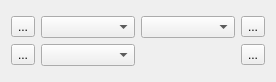
<?xml version="1.0" encoding="UTF-8"?>
<ui version="4.0">
 <class>SendBox5</class>
 <widget class="QFrame" name="SendBox5">
  <property name="geometry">
   <rect>
    <x>0</x>
    <y>0</y>
    <width>276</width>
    <height>82</height>
   </rect>
  </property>
  <property name="windowTitle">
   <string>Form</string>
  </property>
  <layout class="QVBoxLayout" name="verticalLayout">
   <item>
    <layout class="QGridLayout" name="gridLayout">
     <item row="1" column="1">
      <widget class="QComboBox" name="cb_send_bin"/>
     </item>
     <item row="0" column="1">
      <widget class="QComboBox" name="cb_send_text"/>
     </item>
     <item row="0" column="2">
      <widget class="QComboBox" name="cb_append"/>
     </item>
     <item row="0" column="3">
      <widget class="QToolButton" name="btn_send_text">
       <property name="text">
        <string>...</string>
       </property>
      </widget>
     </item>
     <item row="1" column="3">
      <widget class="QToolButton" name="btn_send_bin">
       <property name="text">
        <string>...</string>
       </property>
      </widget>
     </item>
     <item row="0" column="0">
      <widget class="QToolButton" name="btn_send_text_remove">
       <property name="text">
        <string>...</string>
       </property>
      </widget>
     </item>
     <item row="1" column="0">
      <widget class="QToolButton" name="btn_send_bin_remove">
       <property name="text">
        <string>...</string>
       </property>
      </widget>
     </item>
    </layout>
   </item>
  </layout>
 </widget>
 <tabstops>
  <tabstop>btn_send_text_remove</tabstop>
  <tabstop>cb_send_text</tabstop>
  <tabstop>cb_append</tabstop>
  <tabstop>btn_send_text</tabstop>
  <tabstop>btn_send_bin_remove</tabstop>
  <tabstop>cb_send_bin</tabstop>
  <tabstop>btn_send_bin</tabstop>
 </tabstops>
 <resources/>
 <connections/>
</ui>
